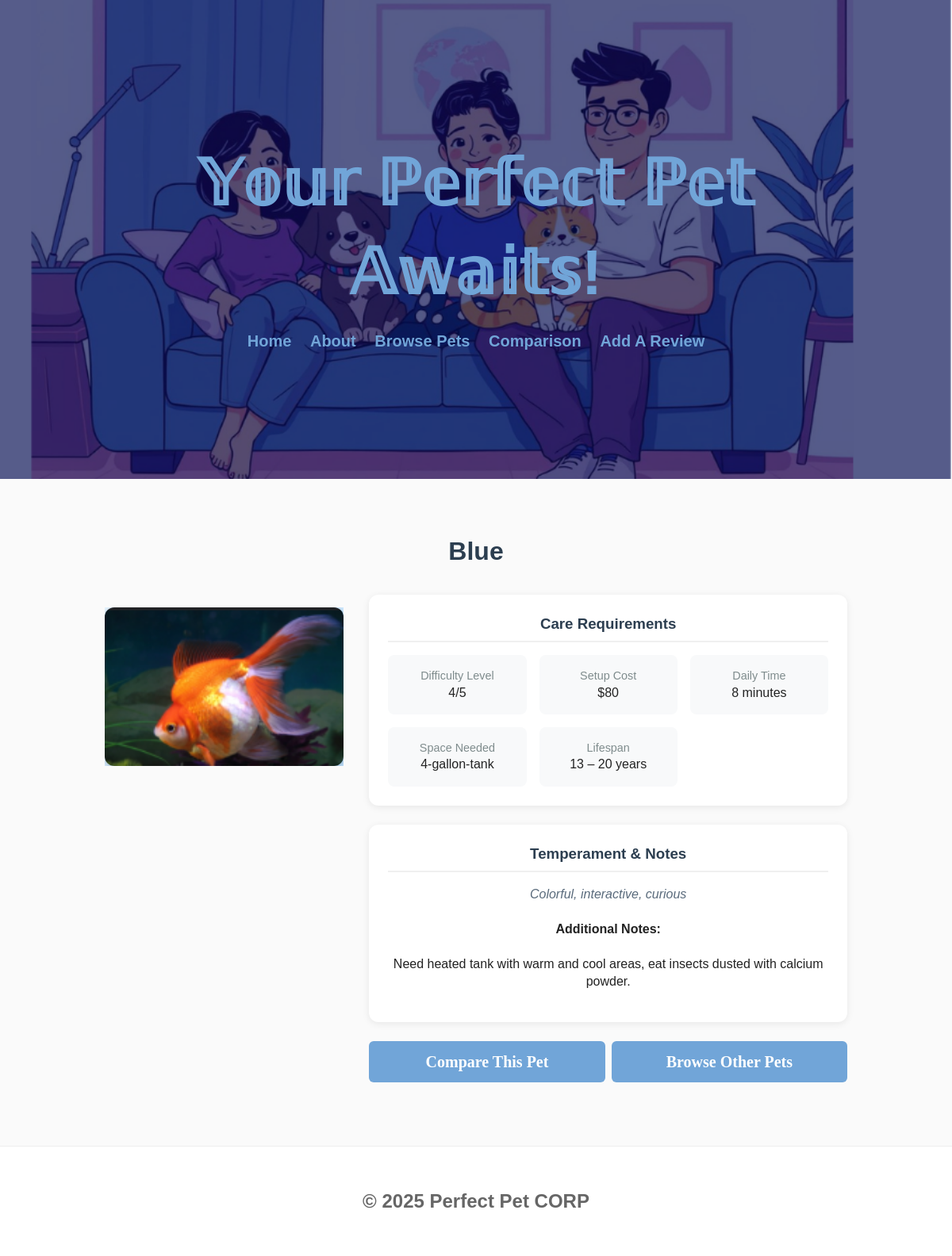
Screenshot of /pet/5 with the database file from the repository.
### tables this page shows
CREATE TABLE Pets (id INTEGER PRIMARY KEY AUTOINCREMENT, name TEXT NOT NULL, species_id INTEGER NOT NULL REFERENCES Species (id), lifespan TEXT (20), difficulty INTEGER, cost_setup INTEGER, daily_time_min INTEGER, space_required TEXT, temperament TEXT (20), notes TEXT (20));

### routes.py (the view)
@app.route('/pet/<int:pet_id>')
def pet_profile(pet_id):
    conn = get_db()
    try:
        pet = conn.execute('''SELECT id,
                            name,
                            species_id,
                            lifespan,
                            difficulty,
                            cost_setup,
                            daily_time_min,
                            space_required,
                            temperament,
                            notes FROM Pets
                            WHERE id = ?''', (pet_id,)).fetchone()
        print(dict(pet))
        if pet is not None:
            print("got here")
            return render_template('pet_profiles.html', pet=dict(pet))
        else:
            return render_template('error.html',
                                   message=(f'Pet with ID {pet_id} not found. \
                                       <a href="/browse">Browse all pets</a>'))
    except Exception as e:
        print("Error fetching pet:", e)
        return render_template('error.html',
                               message='Error loading pet information. \
                                   Please try again.')
    finally:
        conn.close()

### templates/pet_profiles.html (shortened to what this page needs)
{% extends 'layout.html' %}
{% block content %}
<div class="pet-profile-container">
    <div class="pet-header">
        <h1>{{ pet.name }}</h1>
    </div>
    <div class="pet-content">
        <div class="pet-image">
            <img src="/static/images/{{ pet.name }}.png" alt="{{ pet.name }}" alt="Image of {{ pet.name }}">
        </div>
        <div class="pet-details">
            <div class="detail-card">
                <h3>Care Requirements</h3>
                <div class="detail-grid">
                    <div class="detail-item">
                        <span class="detail-label">Difficulty Level</span>
                        <span class="detail-value">{{ pet.difficulty }}/5</span>
                    </div>
                    <div class="detail-item">
                        <span class="detail-label">Setup Cost</span>
                        <span class="detail-value">${{ pet.cost_setup }}</span>
                    </div>
                    <div class="detail-item">
                        <span class="detail-label">Daily Time</span>
                        <span class="detail-value">{{ pet.daily_time_min }} minutes</span>
                    </div>
                    <div class="detail-item">
                        <span class="detail-label">Space Needed</span>
                        <span class="detail-value">{{ pet.space_required or 'Unknown' }}</span>
                    </div>
                    <div class="detail-item">
                        <span class="detail-label">Lifespan</span>
                        <span class="detail-value">{{ pet.lifespan or 'Unknown' }}</span>
                    </div>
                </div>
            </div>
            <div class="detail-card">
                <h3>Temperament & Notes</h3>
                <p class="pet-temperament">{{ pet.temperament or 'No temperament information available.' }}</p>
                {% if pet.notes %}
                <div class="pet-notes">
                    <h4>Additional Notes:</h4>
                    <p>{{ pet.notes }}</p>
                </div>
                {% endif %}
            </div>
            <div class="pet-actions">
                <a href="/compare?first={{ pet.name }}" class="btn-primary">Compare This Pet</a>
                <a href="/browse" class="btn-secondary">Browse Other Pets</a>
            </div>
        </div>
    </div>
</div>
{% endblock %}

### static/css/style.css (style rules this page uses)
:root { --muted: #666; --bg: #fafafa; }
.pet-image { position: relative; height: 200px; overflow: hidden; }
.pet-image img { width: 100%; height: 100%; object-fit: cover; }
.pet-temperament { color: #5a6b7c; margin: 0.5rem 0; font-style: italic; }
* { box-sizing: border-box; }
body { font-family: Arial, Helvetica, sans-serif; margin: 0; background: var(--bg); color: #222; line-height: 1.4; }
.btn-primary, .btn-secondary { padding: 0.75rem 1.5rem; border-radius: 6px; text-decoration: none; font-weight: bold; display: inline-block; color: white; font-family: 'Merienda', cursive; font-size: 20px; background-color: #71a5d8; }
.btn-primary { color: white; border: 2px solid var(--accent); }
.btn-secondary { color: white; border: 2px solid var(--accent); }
.pet-header { text-align: center; }
.pet-header { text-align: center; flex: 1; }
.pet-image { position: relative; height: 200px; background: linear-gradient(135deg, #e3f2fd 0%, #bbdefb 100%); display: flex; color: #1976d2; max-width: 400px; margin: 1em 0; }
.pet-image img { width: 100%; height: 100%; object-fit: cover; border-radius: 12px; box-shadow: 0 2px 6px rgba(0,0,0,0.2); }
.pet-temperament { color: #5a6b7c; margin: 1rem 0; font-style: italic; line-height: 1.5; }
.pet-actions { display: flex; gap: 0.5rem; margin-top: 1.5rem; }
.pet-actions a { flex: 1; text-align: center; padding: 0.75rem; border-radius: 6px; text-decoration: none; font-weight: bold; transition: all 0.3s ease; }
.pet-profile-container { max-width: 1000px; margin: 0 auto; padding: 2rem 1rem; }
.pet-header { text-align: center; margin-bottom: 2rem; }
.pet-header h1 { color: #2c3e50; margin-bottom: 0.5rem; }
.pet-content { display: grid; grid-template-columns: 1fr 2fr; gap: 2rem; }
.detail-card { background: white; padding: 1.5rem; border-radius: 12px; box-shadow: 0 2px 10px rgba(0,0,0,0.08); margin-bottom: 1.5rem; }
.detail-card h3 { color: #2c3e50; margin-top: 0; margin-bottom: 1rem; border-bottom: 2px solid #f0f0f0; padding-bottom: 0.5rem; }
.detail-grid { display: grid; grid-template-columns: repeat(auto-fit, minmax(150px, 1fr)); gap: 1rem; }
.detail-item { display: flex; flex-direction: column; padding: 1rem; background: #f8f9fa; border-radius: 8px; }
.detail-label { font-size: 0.9rem; color: #7f8c8d; margin-bottom: }

### rows the page displays
Pets: name "Blue", name (picture), difficulty "4", cost_setup "80", daily_time_min "8", space_required "4-gallon-tank", lifespan "13 – 20 years", temperament "Colorful, interactive, curious", notes "Need heated tank with warm and cool areas, eat insects dusted with calcium powder."
